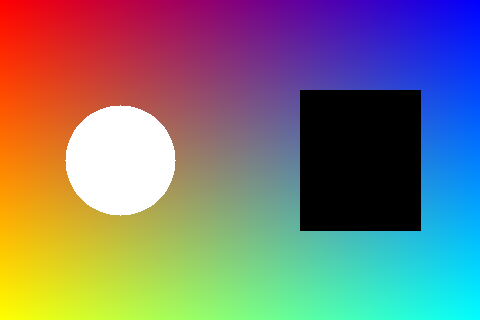
#> input picture 01_opencv_basic/outputs/01_read_gray_hist/original.png, 480 x 320 px
$ python 06_noise_and_psnr.py
#> lines starting #> are read from the running program, lines starting #| are printed output that depends on the picture; long printed decimals are rounded
#> in main, image_bgr is the input picture: shape (320, 480, 3); mean B, G, R 117.6, 120.7, 124.8
#| 原图 shape: (320, 480, 3)
#| 原图 dtype: uint8
# -*- coding: utf-8 -*-
"""
第六课：给图像加高斯噪声，并计算 PSNR。

运行方式：
    python 01_opencv_basic/06_noise_and_psnr.py

本课核心函数：
    add_gaussian_noise(image_bgr, sigma)
    compute_psnr(image_a, image_b)
"""

from pathlib import Path

import cv2
import numpy as np


script_dir = Path(__file__).resolve().parent
image_path = script_dir / "outputs" / "01_read_gray_hist" / "original.png"
output_dir = script_dir / "outputs" / "06_noise_and_psnr"
output_dir.mkdir(parents=True, exist_ok=True)


def add_label(image_bgr, label):
    """在图片左上角写标签，方便看对比图。"""
    labeled = image_bgr.copy()
    cv2.putText(
        labeled,
        label,
        (16, 32),
        cv2.FONT_HERSHEY_SIMPLEX,
        0.8,
        (0, 0, 255),
        2,
        cv2.LINE_AA,
    )
    return labeled


def add_gaussian_noise(image_bgr, sigma):
    """给 BGR 图像添加高斯噪声，返回 noisy_bgr。"""
#> called with sigma = 25
    noise = np.random.normal(0, sigma, image_bgr.shape).astype(np.float32)
    noisy_bgr = image_bgr.astype(np.float32) + noise
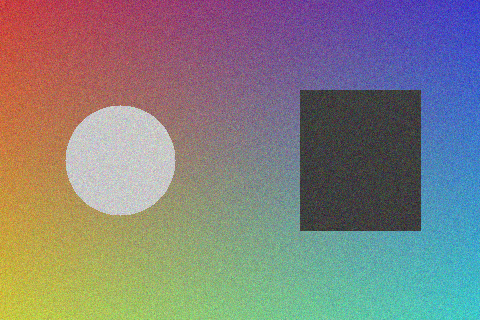
#> noisy_bgr: shape (320, 480, 3) float32; mean B, G, R 117.6, 120.9, 124.9; drawn with min black and max white
    noisy_bgr = np.clip(noisy_bgr, 0, 255)
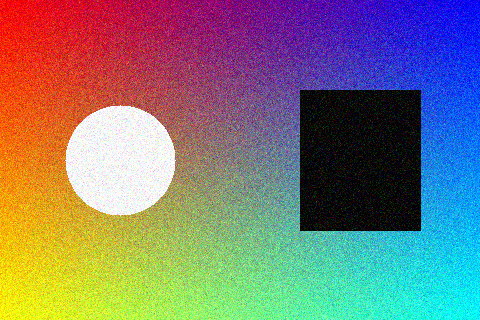
#> noisy_bgr: shape (320, 480, 3) float32; mean B, G, R 118.2, 121.4, 125.3
    return noisy_bgr.astype(np.uint8)


def compute_psnr(image_a, image_b):
    """计算两张同尺寸图像之间的 PSNR，返回 psnr。"""
    image_a = image_a.astype(np.float32)
    image_b = image_b.astype(np.float32)
    mse = np.mean((image_a - image_b) ** 2)
#> mse = 506.2

    if mse == 0:
        return float("inf")

    max_pixel = 255.0
    psnr = 10 * np.log10((max_pixel ** 2) / mse)
#> psnr = 21.09
    return psnr


def main():
    """读取图片，添加噪声，计算 PSNR，并保存结果。"""
    image_bgr = cv2.imread(str(image_path))

    if image_bgr is None:
        raise FileNotFoundError("图片读取失败，请先运行 01_read_gray_hist.py 生成 original.png")

    print("原图 shape:", image_bgr.shape)
    print("原图 dtype:", image_bgr.dtype)

    sigma = 25
    noisy_bgr = add_gaussian_noise(image_bgr, sigma)
    psnr = compute_psnr(image_bgr, noisy_bgr)
#> psnr = 21.09

    print("噪声图 shape:", noisy_bgr.shape)
#| 噪声图 shape: (320, 480, 3)
    print("噪声图 dtype:", noisy_bgr.dtype)
#| 噪声图 dtype: uint8
    print("PSNR:", psnr)
#| PSNR: 21.087

    original_path = output_dir / "original.png"
    noisy_path = output_dir / "noisy.png"
    compare_path = output_dir / "compare.png"

    cv2.imwrite(str(original_path), image_bgr)
    cv2.imwrite(str(noisy_path), noisy_bgr)

    compare = np.hstack(
        [
            add_label(image_bgr, "Original"),
            add_label(noisy_bgr, "Noisy"),
        ]
    )
#> call 2 of add_label, with label = 'Noisy'
#> in add_label (call 2), `cv2.putText( labeled, label, (16, 32), cv2.FONT_HERSHEY_SIMPLEX, 0.8, ..`:
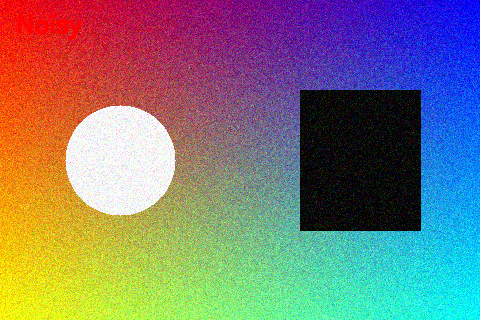
#> labeled: shape (320, 480, 3); mean B, G, R 117.6, 120.9, 125
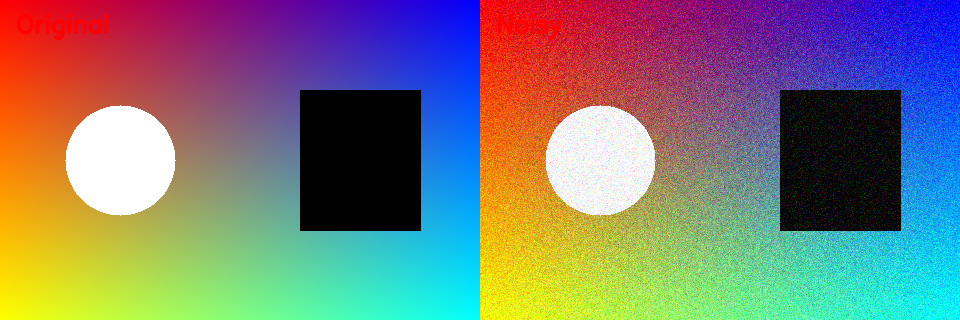
#> compare: shape (320, 960, 3); mean B, G, R 117.5, 120.8, 125
    cv2.imwrite(str(compare_path), compare)

    print("保存原图:", original_path)
    print("保存噪声图:", noisy_path)
    print("保存对比图:", compare_path)


if __name__ == "__main__":
    main()
